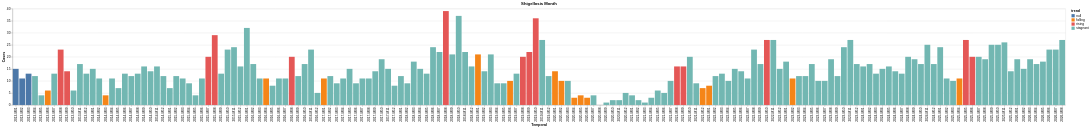

Write notebook code for a chart like this one.
### Code cell
bar_month = alt.Chart(data_month).mark_bar().encode(
    x=alt.X("temporal:N", title="Temporal"),
    y=alt.Y("value:Q", title="Cases"),
    color=alt.Color("trend:N")
).properties(
    title="Shigellosis Month"
)

bar_month

### Figure 1 — Vega-Lite specification as saved in the notebook (floating-point values rounded to 4 significant figures; data arrays with more than 128 entries replaced by an {"elided": "..."} marker saying what was removed)
{"config": {"view": {"continuousWidth": 300, "continuousHeight": 300}}, "data": {"name": "data-d7dac9a7c92e40992092280e9e334c0f"}, "mark": {"type": "bar"}, "encoding": {"color": {"field": "trend", "type": "nominal"}, "x": {"field": "temporal", "title": "Temporal", "type": "nominal"}, "y": {"field": "value", "title": "Cases", "type": "quantitative"}}, "title": "Shigellosis Month", "$schema": "https://vega.github.io/schema/vega-lite/v6.1.0.json", "datasets": {"data-d7dac9a7c92e40992092280e9e334c0f": {"elided": "164 records"}}}
